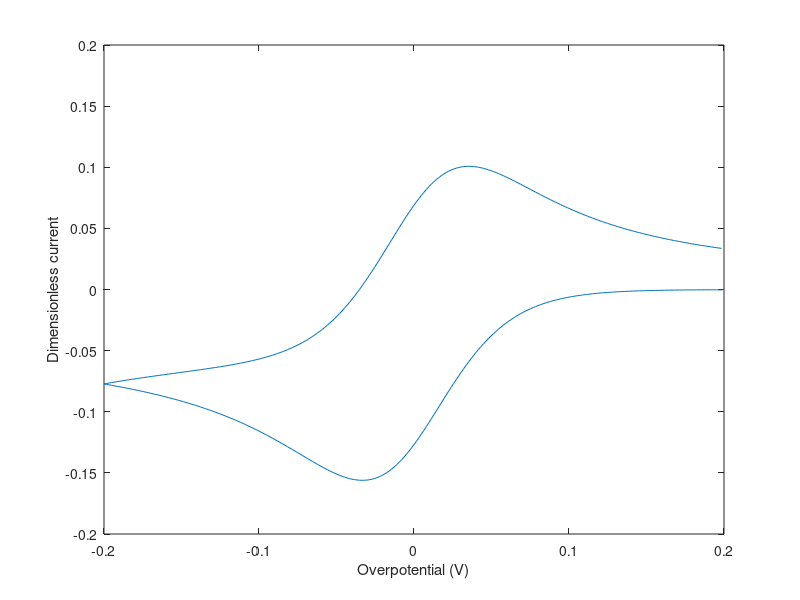

This figure's MATLAB source:
% CV simulation - Bard and Faulkner, Appendix B
% Peter Attia
% Updated September 12, 2017

clear, clc, close all

%%% INDEPENDENT VARIABLES %%%
C      = 1.0;   % [=] mol/cm^3, initial concentration of O. Default = 1.0
D      = 1E-5;  % [=] cm^2/s, O & R diffusion coefficient. Default = 1E-5
etai   = +0.2;  % [=] V, initial overpotential (relative to redox potential). Default = +0.2
etaf   = -0.2;  % [=] V, final overpotential (relative to redox potential). Default = -0.2
v      = 1E-3;  % [=] V/s, sweep rate. Default = 1E-3
n      = 1.0;   % [=] number of electrons transfered. Default = 1
alpha  = 0.5;   % [=] dimensionless charge-transfer coefficient. Default = 0.5
k0     = 0.01;  % [=] cm/s, electrochemical rate constant. Default = 1E-2
k1     = 0;    % [=] 1/s, chemical rate constant. Default = 0

%%% CONSTANTS %%%
F      = 96485;   % [=] C/mol, Faraday's constant
R      = 8.3145;  % [=] J/mol-K, ideal gas constant
T      = 298.15;  % [=] K, temperature. Default = 298.15
f      = F/(R*T); % [=] 1/V, normalized Faraday's constant at room temperature

%%% SIMULATION VARIABLES %%%
L      = 500;    % [=] number of iterations per t_k (pg 790). Default = 500
DM     = 0.45;   % [=] model diffusion coefficient (pg 788). Default = 0.45

%%% DERIVED CONSTANTS %%%
j      = ceil(4.2*L^0.5)+5;   % [=] number of boxes. If L~200, j=65
Deta   = (etai-etaf)/v;       % [=] s, time of one scan (pg 790)
tk     = 2*Deta;              % [=] s, characteristic exp. time (pg 790). In this case, total time of fwd and rev scans
Dt     = tk/L;                % [=] s, delta time (Eqn B.1.10, pg 790)
Dx     = sqrt(D*Dt/DM);       % [=] cm, delta x (Eqn B.1.13, pg 791)
ktk    = k1*tk;               % [=] dimensionless kinetic parameter (Eqn B.3.7, pg 797)
km     = ktk/L;               % [=] normalized dimensionless kinetic parameter (see bottom of pg 797)
Lambda = k0/(D*f*v)^0.5;      % [=] dimensionless reversibility parameter (Eqn 6.4.4, pg. 236-239)

if km>0.1
    warning(['k_c*t_k/l equals ' num2str(km) ...
        ', which exceeds the upper limit of 0.1 (see B&F, pg 797)'])
end

%%% START SIMULATION %%%
k = 0:L;
t = Dt * k;
X = (k+1)/sqrt(L*DM);
eta1 = etai - v*t; % negative scan
eta2 = etaf + v*t; % positive scan
eta = [eta1(eta1>etaf) eta2(eta2<=etai)]'; % eta includes both fwd and rev
Enorm = eta*f;
kf = ( k0*tk*exp(  -alpha *Enorm) )./( sqrt(DM*L)*Dx );
kb = ( k0*tk*exp((1-alpha)*Enorm) )./( sqrt(DM*L)*Dx );

O = C*ones(length(k)-1,j); % Initial concentrations of O
R = zeros(length(k)-1,j);  % Initial concentrations of R
Z = zeros(length(k)-1,1);  % Dimensionless current

% First dimensionless current
Z(1) = ( kf(1)*O(1,2) - kb(1)*R(1,2) ) ./ (1 + kf(1) + kb(1));

% k = time index. j = distance index
for i1 = 2:length(k)-1
    % Update surface concentrations
    Z(i1)   = ( kf(i1).*O(i1,2) - kb(i1).*R(i1,2) ) ./ (1 + kf(i1) + kb(i1));
    O(i1,1) = O(i1,2) - Z(i1) + km*R(i1-1,1);
    R(i1,1) = R(i1,2) + Z(i1) - km*R(i1-1,1);

    % Update bulk concentrations of O and R
    for i2 = 2:j-1
        O(i1,i2) = O(i1-1,i2) + DM*(O(i1-1,i2+1)+O(i1-1,i2-1)-2*O(i1-1,i2)) ...
            + km * R(i1-1,i2);

        R(i1,i2) = R(i1-1,i2) + DM*(R(i1-1,i2+1)+R(i1-1,i2-1)-2*R(i1-1,i2)) ...
            - km * R(i1-1,i2);
    end

    % Update current.
    % We flip the sign of current because the Bard and Faulkner current
    % convention is weird
    Z(i1)   = -( kf(i1).*O(i1,2) - kb(i1).*R(i1,2) ) ./ (1 + kf(i1) + kb(i1));
end

% Clip to be same size
eta = eta(1:length(Z));

plot(eta,Z)
xlabel('Overpotential (V)'), ylabel('Dimensionless current')
